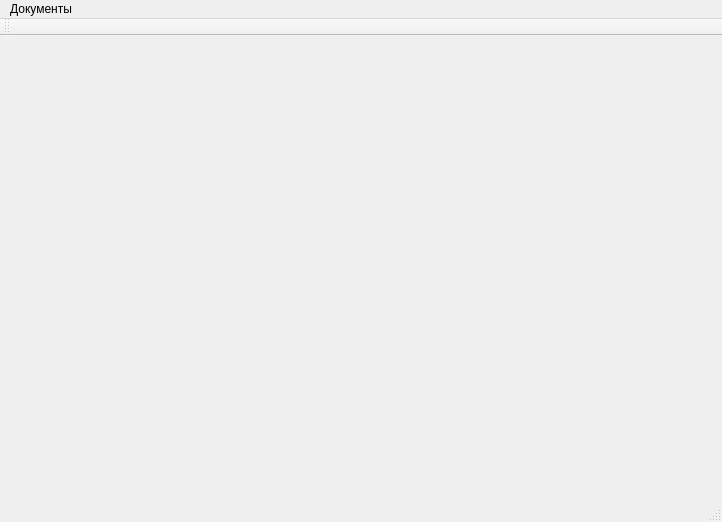
<?xml version="1.0" encoding="UTF-8"?>
<ui version="4.0">
 <class>MainWindow</class>
 <widget class="QMainWindow" name="MainWindow">
  <property name="geometry">
   <rect>
    <x>0</x>
    <y>0</y>
    <width>722</width>
    <height>522</height>
   </rect>
  </property>
  <property name="windowTitle">
   <string>Декларант</string>
  </property>
  <widget class="QWidget" name="centralWidget">
   <layout class="QHBoxLayout" name="horizontalLayout_265">
    <item>
     <widget class="QStackedWidget" name="stackedWidget">
      <property name="currentIndex">
       <number>-1</number>
      </property>
     </widget>
    </item>
   </layout>
  </widget>
  <widget class="QMenuBar" name="menuBar">
   <property name="geometry">
    <rect>
     <x>0</x>
     <y>0</y>
     <width>722</width>
     <height>18</height>
    </rect>
   </property>
   <widget class="QMenu" name="menu">
    <property name="title">
     <string>Документы</string>
    </property>
    <widget class="QMenu" name="menu_2">
     <property name="title">
      <string>ДТ/ТД</string>
     </property>
     <addaction name="action_7"/>
    </widget>
    <addaction name="menu_2"/>
    <addaction name="separator"/>
    <addaction name="action_6"/>
   </widget>
   <addaction name="menu"/>
  </widget>
  <widget class="QToolBar" name="mainToolBar">
   <attribute name="toolBarArea">
    <enum>TopToolBarArea</enum>
   </attribute>
   <attribute name="toolBarBreak">
    <bool>false</bool>
   </attribute>
  </widget>
  <widget class="QStatusBar" name="statusBar"/>
  <action name="action_2">
   <property name="text">
    <string>ДТС</string>
   </property>
  </action>
  <action name="action_3">
   <property name="text">
    <string>КДТ</string>
   </property>
  </action>
  <action name="action_4">
   <property name="text">
    <string>КТС</string>
   </property>
  </action>
  <action name="action_6">
   <property name="text">
    <string>Выход</string>
   </property>
   <property name="shortcut">
    <string>Ctrl+E</string>
   </property>
  </action>
  <action name="action_7">
   <property name="text">
    <string>Новая декларация</string>
   </property>
   <property name="shortcut">
    <string>Ctrl+N</string>
   </property>
  </action>
  <action name="action_8">
   <property name="text">
    <string>Заблокировать все поля</string>
   </property>
  </action>
 </widget>
 <layoutdefault spacing="6" margin="11"/>
 <resources/>
 <connections/>
</ui>
